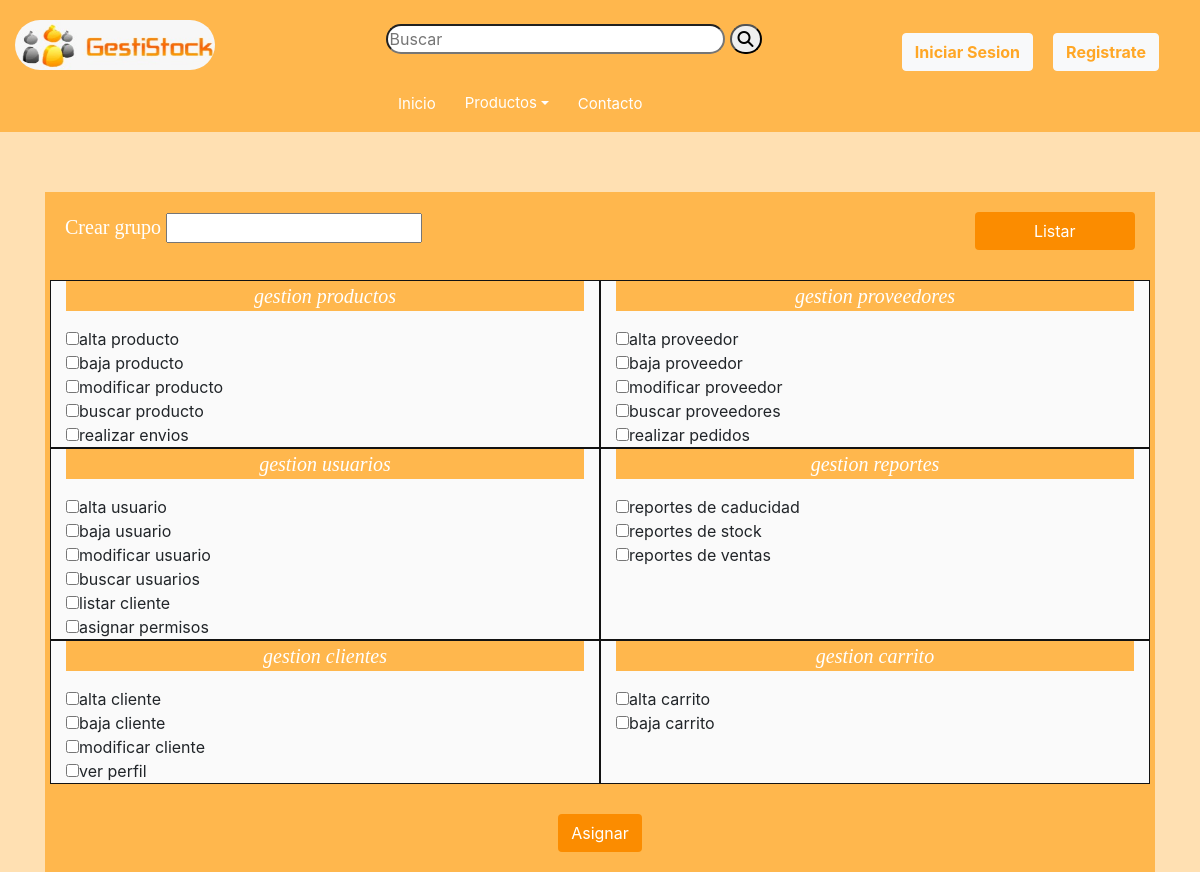
/asignarPermisos.php, run on an earlier commit of the app's database.
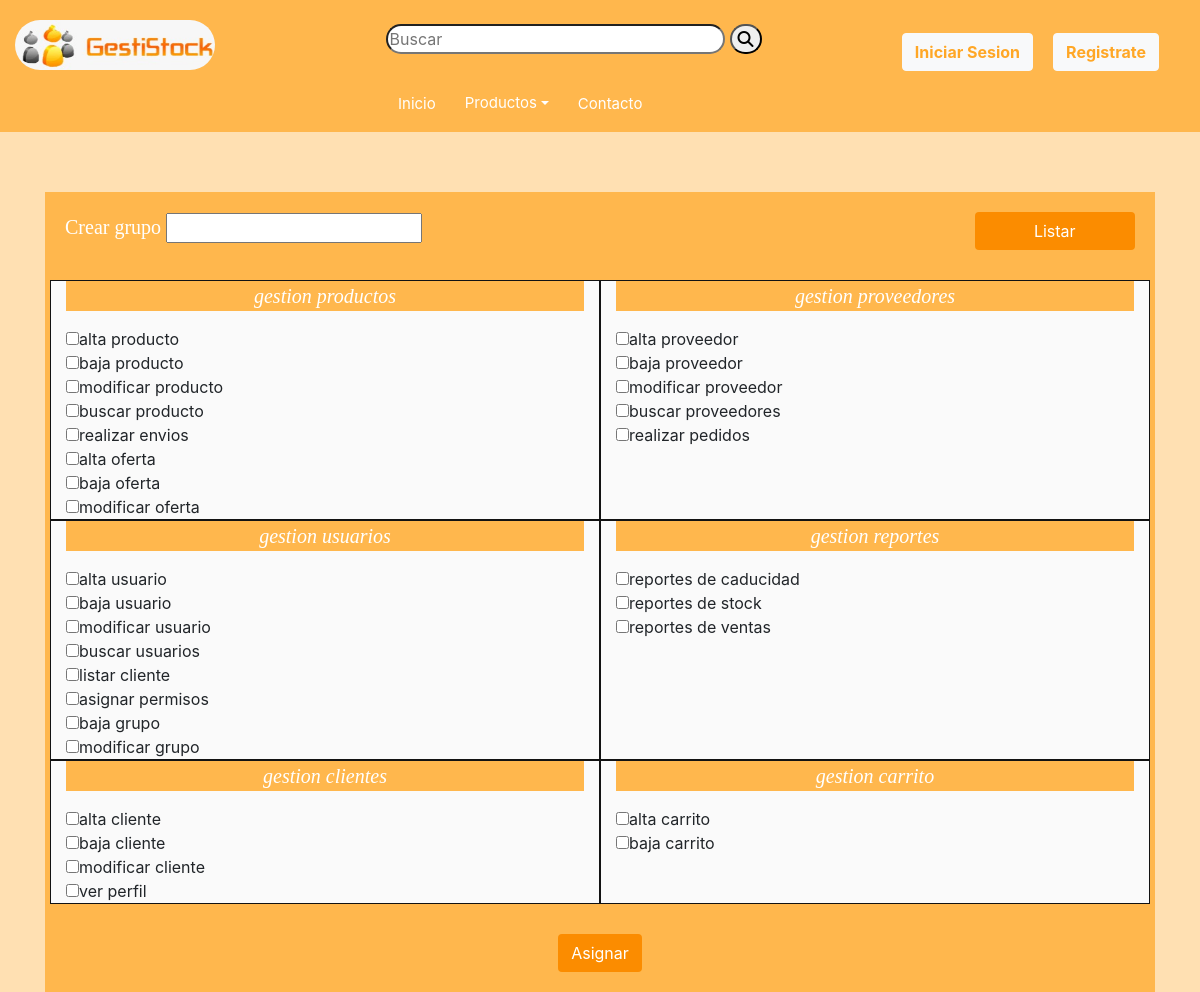
And on a later commit of the database.
### tables this page shows
CREATE TABLE `gestiones` (
  `idGestiones` int(11) NOT NULL,
  `nombreGestion` varchar(100) NOT NULL
);

CREATE TABLE `permisos` (
  `idPermiso` int(11) NOT NULL,
  `nombrePermiso` varchar(45) NOT NULL
);

### asignarPermisos.php (the view, shortened to what this page needs)
<?php
      require("header.php");
      require("conexion.php");
?>
<div class="container">
        <div class="row">
              <div class="col-md-12" style="padding-top:60px;">
                   <form action="permisos.php" method="post" class="permisos">
                        <div class="row">
                            <div class="col-md-12">
                                <label>Crear grupo</label>
                                <input type="text" name="nombreGrupo">
                                <a style="float:right;width:15%" href="listarPermisos.php" class="btn botonpermisos">Listar</a>
                            </div>
                            <div class="col-md-12" style="padding-top:30px;">
                                <?php
                                    $agrupamiento=mysqli_query($conexion,"SELECT idGestiones, nombreGestion FROM gestiones ORDER BY idGestiones ASC");
                                    while($PermisosGestiones=mysqli_fetch_array($agrupamiento)){
                                ?>
                            </div>
                            <div class="col-md-6 gestiones">
                                    <p><?php echo $PermisosGestiones['nombreGestion']?></p>
                                    <?php
                                            $permisos=mysqli_query($conexion,"SELECT p.idpermiso, p.nombrePermiso FROM gestiones AS g, gestiones_permisos AS gp,permisos AS p
                                                                            WHERE g.idGestiones = gp.idGestiones
                                                                            AND gp.idpermiso=p.idpermiso
                                                                            AND g.idGestiones=" . $PermisosGestiones['idGestiones']);
                                            while($r=mysqli_fetch_array($permisos)){?>
                                                <input type="checkbox" name="nombrePermiso[]" value="<?php echo $r['nombrePermiso']?>"><?php echo $r['nombrePermiso']?><br>
                                   <?php    }
                                    }
                                   ?>
                            </div>
                            <div class="col-md-12" align="center" style="padding-top:30px">
                                <button type="submit" class="btn botonpermisos"  name="alta" value="alta">Asignar</button>
                            </div>
                        </div>
                   </form>
             </div>
        </div>
 </div>

What changed in the data, as far as the page shows it:
added permisos: nombrePermiso "alta oferta", shown under gestiones "gestion productos"
added permisos: nombrePermiso "baja oferta", shown under gestiones "gestion productos"
added permisos: nombrePermiso "modificar oferta", shown under gestiones "gestion productos"
added permisos: nombrePermiso "baja grupo", shown under gestiones "gestion usuarios"
added permisos: nombrePermiso "modificar grupo", shown under gestiones "gestion usuarios"
